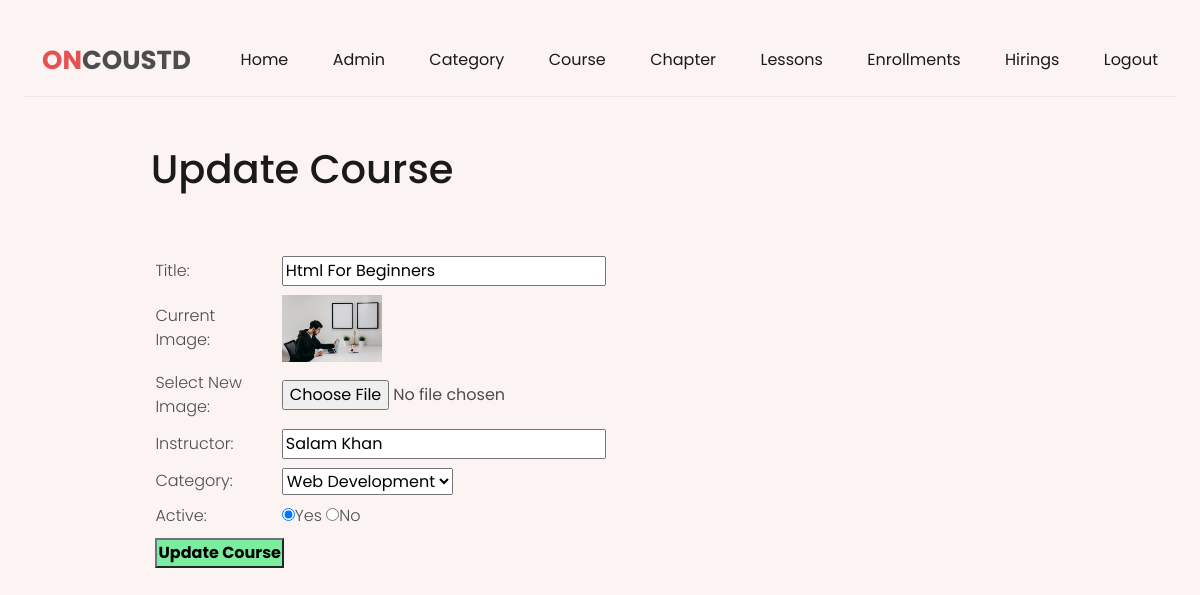
Page /admin/update-course.php?id=1 (signed in) on the committed database.
### tables this page shows
CREATE TABLE `tbl_course` (
  `id` int(11) NOT NULL,
  `category_id` int(11) NOT NULL,
  `image` varchar(200) NOT NULL,
  `title` varchar(200) NOT NULL,
  `instructor` varchar(200) NOT NULL,
  `active` varchar(100) NOT NULL
);

CREATE TABLE `tbl_category` (
  `id` int(11) NOT NULL,
  `name` varchar(200) NOT NULL,
  `active` varchar(200) NOT NULL
);

### admin/update-course.php (the view, shortened to what this page needs)
<?php
	include('admin-partials/header.php');
?>
<div class="main-content">
	<div class="wrapper">
		<h1>Update Course</h1>
		<br><br>
		<?php
			if(isset($_GET['id']))
			{
				$id = $_GET['id'];
				$sql2 = "SELECT * from tbl_course WHERE id = $id";
				$res2 = mysqli_query($conn,$sql2);
				$row2 = mysqli_fetch_assoc($res2);
				$current_image = $row2['image'];
				$title = $row2['title'];
				$instructor = $row2['instructor'];
				$current_category = $row2['category_id'];
                $active = $row2['active'];
			}
			else
			{
				header('location:'.SITEURL.'admin/manage-course.php');
			}
		 ?>
		<form method="POST" enctype="multipart/form-data">
			<table class="tbl-30">
				<tr>
					<td>Title:</td>
					<td>
						<input type="text" name="title" value="<?php echo $title; ?>">
					</td>
				</tr>
				<tr>
					<td>Current Image:</td>
					<td>
						<?php
							if ($current_image == "")
							{
								echo "<div class='error'>Image not available.</div>";
							}
							else
							{
								?>
									<img src="<?php echo SITEURL; ?>img/admin/course/<?php echo $current_image; ?>"width="100px">
								<?php
							}
						?>
					</td>
				</tr>
				<tr>
					<td>Select New Image:</td>
					<td>
						<input type="file" name="image">
					</td>
				</tr>
				<tr>
                <tr>
					<td>Instructor:</td>
					<td>
						<input type="text" name="instructor" value="<?php echo $instructor; ?>">
					</td>
				</tr>
                <tr>
					<td>Category:</td>
					<td>
						<select name="category">
							<?php
							$sql = "SELECT * FROM tbl_category WHERE active ='Yes' ";
							$res = mysqli_query($conn,$sql);
							$count = mysqli_num_rows($res);
							if($count>0)
							{
								while ($row = mysqli_fetch_assoc($res))
								{
									$category_title = $row['name'];
									$category_id = $row['id'];
									?>
									<option <?php if ($current_category == $category_id) {echo "selected";} ?> value="<?php echo $category_id; ?>"><?php echo $category_title; ?></option>
									<?php
								}
							}
							else
							{
								echo "<option value='0'>Category Not Available.</option>";
							}
							?>
						</select>
					</td>
				</tr>
                <tr>
					<td>Active:</td>
					<td>
						<input <?php if ($active == "Yes") {echo "checked";} ?> type="radio" name="active" value="Yes">Yes
						<input <?php if ($active == "No") {echo "checked";} ?> type="radio" name="active" value="No">No
					</td>
				</tr>
				<tr>
					<td>
						<input type="submit" name="submit" value="Update Course" class="btn-secondary">
					</td>
				</tr>
			</table>
		</form>
	</div>
</div>

### css/admin.css (style rules this page uses)
:root { --orange: hsl(36, 80%, 50%); --white: hsl(0, 0%, 100%); --WHITE: hsl(0, 0%, 100%); --BLACK: hsl(0, 0%, 0%); --black-90: hsl(0, 0%, 10%); --black-70: hsl(0, 0%, 30%); --black-alpha-40: hsl(0, 0%, 0%, 0.4); --yellow-light: hsl(44, 95%, 83%); --green-light: hsl(158, 68%, 75%); --red-light: hsl(0, 84%, 80%); --orange-light: hsl(22, 85%, 80%); --select-box-bg-color: hsl(0, 0%, 100%); --border-color-1: hsl(0, 0%, 90%); }
body { background-color: var(--body-bg-color); font-family: 'Poppins', sans-serif; font-size: 16px; font-weight: 300; color: var(--black-70); min-height: 100vh; overflow-x: hidden; }
img { max-width:100%; }
h1,h2,h3,h4,h5 { color: var(--black-90); line-height: 1.3; }
.wrapper { width: 80%; margin: 0 auto; padding: 1%; }
.tbl-30 { width: 30%; }
table tr td { padding: 1%; }
.btn-secondary { background-color: #7bed9f; padding: 1%; color: black; text-decoration: none; font-weight: bold; }
.main-content { padding: 3% 0; }

### css/colors/color-1.css (style rules this page uses)
:root { --hue-value-1:0; --hue-value-2:230; --main-color: hsl(var(--hue-value-1),74%, 61%); --button-hover-color: hsl(var(--hue-value-1), 57%, 53%); --body-bg-color:hsl(var(--hue-value-1), 63%, 97%); --border-color-2:hsl(var(--hue-value-1), 40%,93%); --shadow: 0 0 10px hsl(var(--hue-value-1), 40% , 90%); --body-gradient-bg-color-1: hsla(var(--hue-value-1), 100%, 50%,0.2); --body-gradient-bg-color-2: hsla(var(--hue-value-2), 100%, 50%,0.2); --decoration-bg-color-1: hsl(var(--hue-value-1), 100%, 70%); --decoration-bg-color-2: hsl(var(--hue-value-2), 100%, 70%); }

### rows in the picture
tbl_course: title "Html For Beginners", image (picture), instructor "Salam Khan", category "Web Development", active "☑"
